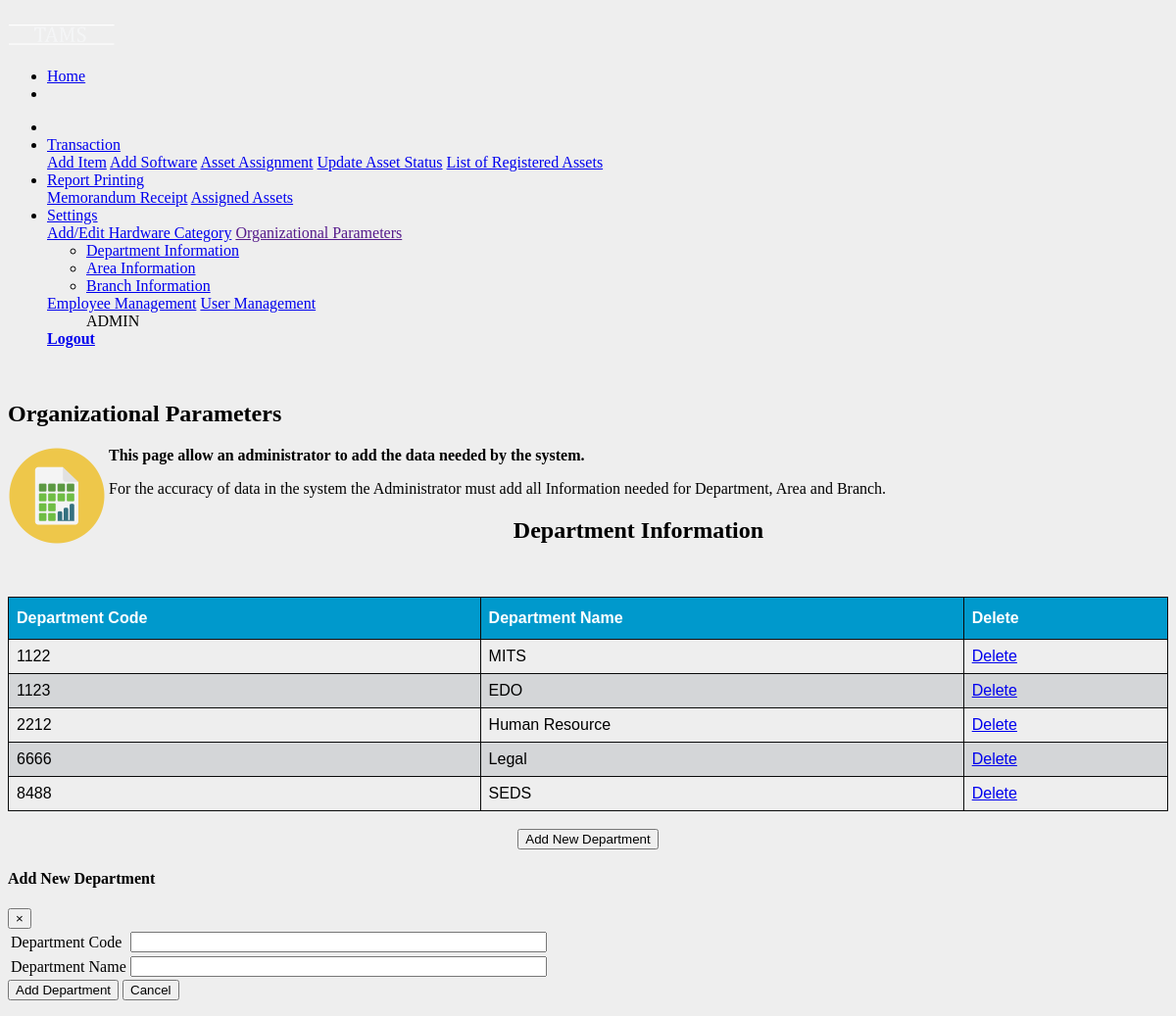
The app's page /deptparameters.php (signed in) with its own data.
### tables this page shows
CREATE TABLE `tbl_dept` (
  `deptid` int(5) NOT NULL,
  `deptname` varchar(50) NOT NULL,
  `deptcode` varchar(6) NOT NULL
);

### library/database.php (called while the page is built, shortened)
<?php
function dbQuery($sql)
{
	$result = mysql_query($sql) or die(mysql_error());
	return $result;
}
function dbFetchAssoc($result)
{
	return mysql_fetch_assoc($result);
}
?>

### deptparameters.php (the view, shortened to what this page needs)
<?php
if (isset($_GET['deptid']) && (int)$_GET['deptid'] >= 0) {
	$deptid= (int)$_GET['deptid'];
	$queryString = "&deptid=$deptid";
} else {
	$deptid = 0;
}
$sql = "select * from tbl_dept order by deptcode";
$result = dbQuery ($sql);
?>
<head>
</head>
<div class="container">
<?php include_once("include/navigation.php");?>
</div>
<p>&nbsp;</p>
<div class="container">
<h2>Organizational Parameters</h2>
<p><img src="images/org.png" height="100" width="100" align="left"/> </p>
<strong>This page allow an administrator to add the data needed by the system.</strong>
<p>
For the accuracy of data in the system the Administrator must add all Information needed for Department, Area and Branch.
</p>
</div>
<form action="process/addorg.php?action=add" method="post" name="frmAddOrg" id="frmAddOrg">
<div class="container">
<center><h2>Department Information</h2></center>
<p>&nbsp;</p>
  <div class="container">
	<div class="table-responsive-sm">
    <table id="deptinfo">
    <thead>
      <tr>
		<th>Department Code</th>
		<th>Department Name</th>
		<th>Delete</th>
      </tr>
	  </thead>
	  </div>
	<?php
	while($row = dbFetchAssoc($result)) {
	extract($row);
	?>
	<td><?php echo $deptcode; ?></td>
	<td><?php echo $deptname; ?></td>
	  <td> <a  style="font-weight:normal;" href="javascript:deleteOrg(<?php echo $deptid; ?>);">
	  Delete</a>
	 <?php
	}
	?>
 <br>
</div>
<center>  <button type="button" class="btn btn-primary" data-toggle="modal" data-target="#adddept">
   Add New Department
  </button> </center>
  <div class="modal fade" id="adddept">
    <div class="modal-dialog">
      <div class="modal-content">
        <div class="modal-header">
          <h4 class="modal-title">Add New Department</h4>
          <button type="button" class="close" data-dismiss="modal">&times;</button>
        </div>
<div class="modal-body">
<table>
 <tr>
   <td>Department Code</td>
   <td> <input class ="form-control" input name="deptcode" type="text" id="deptcode" size="50" maxlength="4" onKeyUp="checkNumber(this);"  required></td>
  </tr>
<tr>
   <td>Department Name</td>
   <td> <input class="form-control" name="deptname" type="text" id="deptname" size="50" maxlength="50" required></td>
  </tr>
 </table>
 </div>
		<form id ="btnAdd">
        <div class="modal-footer">
        <input name="buttonAdddept" type="submit" class="btn btn-Info" id="btnAdddept" value="Add Department"> </input>
		<button type="button" class="btn btn-danger" data-dismiss="modal">Cancel</button>
        </div>
		</form>
</div>
</div>
</div>
</div>

### deptparameters.php (style rules this page uses)
thead { font-family: arial;background-color: #ddccee; }
#deptinfo { font-family: "Trebuchet MS", Arial, Helvetica, sans-serif; border-collapse: collapse; width: 100%; }
#deptinfo td, #deptinfo th { border: 1px solid #090a0a; padding: 8px; }
#deptinfo th { padding-top: 12px; padding-bottom: 12px; text-align: left; background-color: #0099cc; color: white; }

### records on screen
tbl_dept: deptcode "1122", deptname "MITS"
tbl_dept: deptcode "1123", deptname "EDO"
tbl_dept: deptcode "2212", deptname "Human Resource"
tbl_dept: deptcode "6666", deptname "Legal"
tbl_dept: deptcode "8488", deptname "SEDS"

### other values on screen
$_SESSION["tams_user_type"] "ADMIN"
